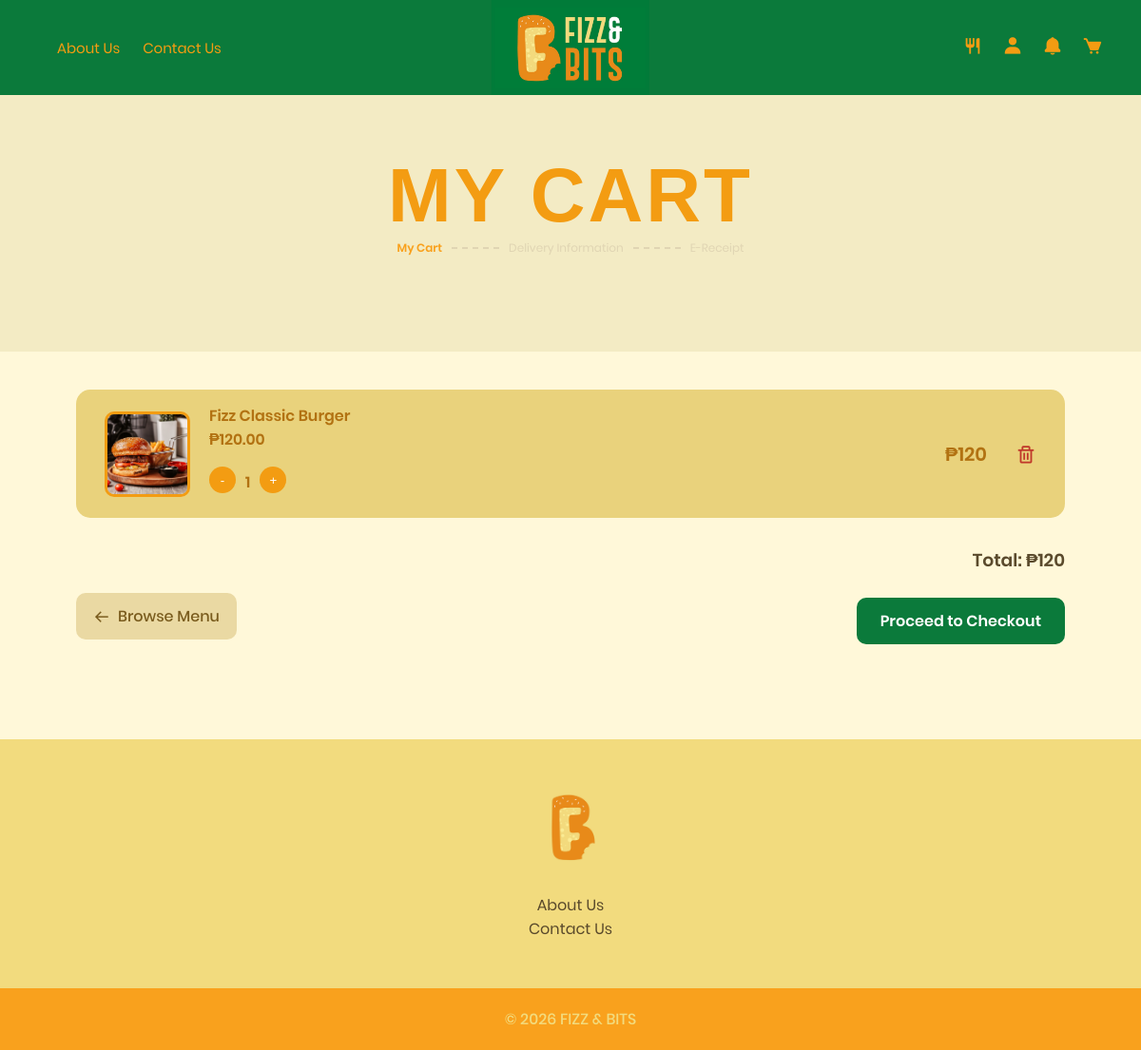
The app's page /Customer_side/php/cart.php (signed in) with its own data.
### tables this page shows
CREATE TABLE `cart_items` (
  `cart_item_id` int(11) NOT NULL,
  `cart_id` int(11) DEFAULT NULL,
  `menu_item_id` int(11) DEFAULT NULL,
  `quantity` int(11) DEFAULT NULL
);

CREATE TABLE `menu_items` (
  `menu_item_id` int(11) NOT NULL,
  `name` varchar(50) DEFAULT NULL,
  `description` varchar(50) DEFAULT NULL,
  `category_id` int(11) DEFAULT NULL,
  `price` decimal(10,2) DEFAULT NULL,
  `availability_status` enum('available','not available') DEFAULT NULL,
  `image_url` varchar(255) DEFAULT NULL,
  `is_featured` tinyint(1) DEFAULT NULL
);

### Customer_side/php/cart.php (the view, shortened to what this page needs)
<?php
    require 'config.php';
    $user_id = $_SESSION['user_id'];
    $cartQuery = $db->query("SELECT * FROM cart WHERE user_id = $user_id");
    $cartItems = [];
    $total = 0;
    if ($cartQuery->num_rows > 0) {
        $cart = $cartQuery->fetch_assoc();
        $cart_id = $cart['cart_id'];
        $itemsQuery = $db->query("
            SELECT ci.*, mi.name, mi.price, mi.image_url
            FROM cart_items ci
            JOIN menu_items mi ON ci.menu_item_id = mi.menu_item_id
            WHERE ci.cart_id = $cart_id
        ");
        while ($item = $itemsQuery->fetch_assoc()) {
            $cartItems[] = $item;
            $total += $item['price'] * $item['quantity'];
        }
    }
?>
<!DOCTYPE html>
<html lang="en">
<head>
    <link href='https://unpkg.com/boxicons@2.1.4/css/boxicons.min.css' rel='stylesheet'>
    <link rel="stylesheet" href="../css/fonts.css">
    <link rel="stylesheet" href="../css/cart.css">
    <link rel="stylesheet" href="../css/checkout_style.css?v=1.2">
    <link rel="stylesheet" href="../css/menu.css">
</head>
<body>
    <?php include 'navbar.php'; ?>
    <section class="menu-header">
        <h1 class="font-surimi-title">MY CART</h1>
        <div class="progress-container font-poppins">
            <div class="step active">My Cart</div>
            <div class="line"></div>
            <div class="step">Delivery Information</div>
            <div class="line"></div>
            <div class="step">E-Receipt</div>
        </div>
    </section>
    <section class="cart-container">
        <?php if (!empty($cartItems)): ?>
            <div class="cart-list">
                <?php foreach ($cartItems as $item): ?>
                    <div class="cart-item" data-id="<?= $item['cart_item_id'] ?>">
                        <img src="/Fizz_and_Bits_Website/images/<?= $item['image_url'] ?>" class="cart-img">
                    <div class="cart-info">
                        <h3><?= $item['name'] ?></h3>
                        <p>₱<?= $item['price'] ?></p>
                        <div class="cart-qty">
                            <button onclick="updateCart(this, 'decrease')">-</button>
                            <span class="qty"><?= $item['quantity'] ?></span>
                            <button onclick="updateCart(this, 'increase')">+</button>
                        </div>
                    </div>
                    <div class="cart-total price">
                        ₱<?= $item['price'] * $item['quantity'] ?>
                    </div>
                    <i class='bx bx-trash remove-btn' onclick="updateCart(this, 'remove')"></i>
                </div>
                <?php endforeach; ?>
            </div>
            <div class="cart-summary">
                <h3>Total: ₱<?= $total ?></h3>
                <div class="cart-actions">
                    <a href="menu.php" class="browse-btn">
                        <i class='bx bx-arrow-back'></i> Browse Menu
                    </a>
                    <a href="checkout.php" class="checkout-btn">
                        Proceed to Checkout
                    </a>
                </div>
            </div>
        <?php else: ?>
            <p class="empty-cart">Your cart is empty</p>
        <?php endif; ?>
    </section>
    <?php include 'footer.php'; ?>
</body>
</html>

### Customer_side/css/cart.css (style rules this page uses)
.cart-container { padding: 40px 80px; }
.cart-list { display: flex; flex-direction: column; gap: 20px; }
.cart-item { display: flex; align-items: center; justify-content: space-between; background: var(--card-yellow); padding: 15px; border-radius: 15px; padding-left: 30px; padding-right: 30px; }
.cart-img { width: 90px; height: 90px; object-fit: cover; border-radius: 10px; border: 3px solid var(--accent); }
.cart-info { flex: 1; margin-left: 20px; }
.cart-info h3 { font-size: 16px; color: #B27212; }
.cart-info p { color: #B27212; font-weight: bold; }
.cart-qty { display: flex; align-items: center; gap: 10px; margin-top: 5px; color: #B27212; }
.qty { padding-bottom: 10px; }
.cart-qty button { width: 28px; height: 28px; border-radius: 50%; border: none; background: var(--accent); color: white; cursor: pointer; }
.cart-qty span { font-weight: bold; }
.cart-total { font-weight: bold; font-size: 20px; color: #B27212;; padding-right: 20px; }
.cart-summary { margin-top: 30px; text-align: right; }
.checkout-btn { margin-top: 10px; padding: 12px 25px; border: none; border-radius: 10px; background: var(--green); color: white; font-weight: bold; cursor: pointer; transition: 0.2s; }
.remove-btn { font-size: 22px; color: #c0392b; cursor: pointer; margin-left: 10px; transition: 0.2s; }
.cart-actions { display: flex; justify-content: space-between; align-items: center; margin-top: 15px; gap: 10px; }
.browse-btn { display: flex; align-items: center; gap: 8px; text-decoration: none; background: #EAD9A3; color: #7A5C1E; padding: 12px 18px; border-radius: 10px; font-weight: 500; transition: 0.2s; }
.browse-btn i { font-size: 18px; }
.checkout-btn { text-decoration: none; padding: 12px 25px; border-radius: 10px; background: var(--green); color: white; font-weight: bold; transition: 0.2s; }

### Customer_side/css/checkout_style.css (style rules this page uses)
body { font-family: 'Poppins', Arial, sans-serif; background-color: #f3ebc4; color: #333; margin: 0; }
.cart-actions { display: flex; justify-content: space-between; align-items: center; margin-top: 15px; gap: 10px; }
.cart-summary { margin-top: 30px; text-align: right; }
.browse-btn { display: flex; align-items: center; gap: 8px; text-decoration: none; background: #EAD9A3; color: #7A5C1E; padding: 12px 18px; border-radius: 10px; font-weight: 500; transition: 0.2s; }
.browse-btn i { font-size: 18px; }
.progress-container { display: flex; justify-content: center; align-items: center; margin-bottom: 40px; font-size: 12px; }
.line { width: 50px; height: 2px; margin: 0 10px; border-top: 2px dashed #e0d5b3; }
.step { color: #e0d5b3; }
.step.active { color: #F9A11D; font-weight: bold; }

### Customer_side/css/menu.css (style rules this page uses)
* { margin: 0; padding: 0; box-sizing: border-box; }
:root { --green: #0B7A3B; --light-bg: #FFF8D9; --section-bg: #F5EDC9; --card-yellow: #E9D27C; --accent: #F39C12; --text-dark: #5A4A2C; }
body { background: var(--light-bg); font-family: 'Poppins', sans-serif; color: var(--text-dark); }
.menu-header { text-align: center; padding: 60px 20px; background: #F3EBC4; }
.menu-header h1 { color: var(--accent); letter-spacing: 3px; font-size: 5rem; font-weight: 700; }
.qty { display: flex; align-items: center; justify-content: center; gap: 15px; margin-top: 15px; }

### records on screen
cart_items: menu_item.image_url (picture), menu_item.name "Fizz Classic Burger", menu_item.price "120.00", quantity "1", $item['price'] * $item['quantity'] "120"

### other values on screen
$total "120"
